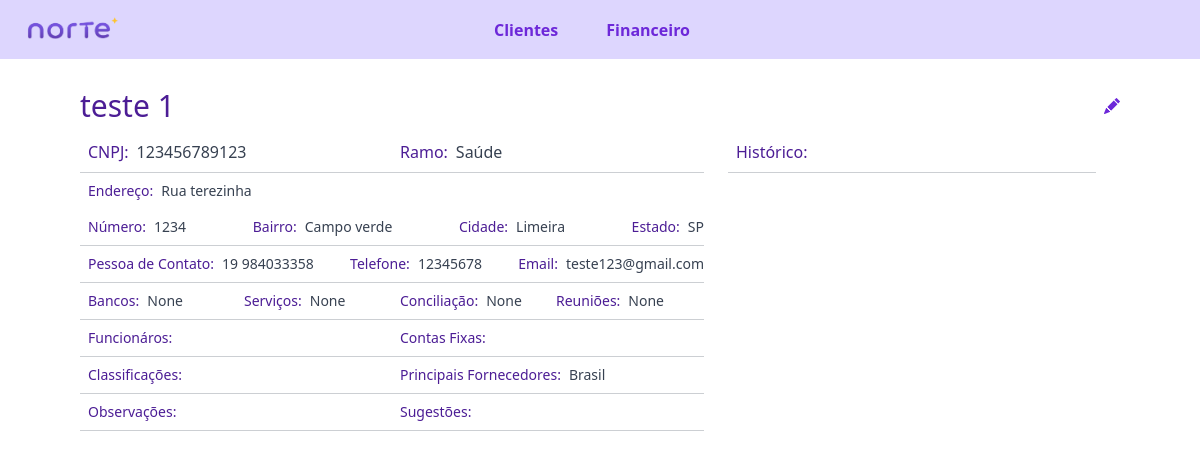
/cliente/1/ (signed in), run on the app's committed database.
### cliente/models.py (models this page shows, shortened)
class cadastro_de_cliente(models.Model):
    tenant = models.ForeignKey(Tenant, null=True, on_delete=models.CASCADE)
    razao_social = models.CharField(max_length=100, null=True, blank=True)
    cnpj = models.CharField(max_length=100, null=True, blank=True)
    logadouro = models.CharField(max_length=100, null=True, blank=True)
    bairro = models.CharField(max_length=100, null=True, blank=True)
    número = models.IntegerField(null=True, blank=True)
    cidade = models.CharField(max_length=100, null=True, blank=True)
    estado = models.CharField(max_length=100, choices=LISTA_ESTADOS, null=True, blank=True)
    pessoa_de_contato = models.CharField(max_length=100, null=True, blank=True)
    telefone = models.CharField(max_length=100, null=True, blank=True)
    email_contato = models.CharField(max_length=100, null=True, blank=True)
    ramo = models.ForeignKey(Ramo, null=True, on_delete=models.SET_NULL)
    ativo = models.BooleanField(default=True)
    bancos_utilizados = models.CharField(max_length=100, null=True, blank=True)
    servicos_contratados = models.CharField(max_length=100, null=True, blank=True)
    responsavel_conciliacao = models.CharField(max_length=100, null=True, blank=True)
    responsavel_apresentacao = models.CharField(max_length=100, null=True, blank=True)
    funcionarios = models.TextField(max_length=500, null=True, blank=True)
    contas_fixas = models.TextField(max_length=500, null=True, blank=True)
    classificacoes = models.TextField(max_length=500, null=True, blank=True)
    principais_fornecedores = models.TextField(max_length=500, null=True, blank=True)
    observacoes = models.TextField(max_length=500, null=True, blank=True)
    sugestoes = models.TextField(max_length=500, null=True, blank=True)
    historico = models.TextField(max_length=500, null=True, blank=True)
    criado_em = models.DateTimeField(auto_now_add=True)
    data_inicio_plano = models.DateTimeField(null=True, blank=True, default=None)
    tempo_plano = models.CharField(max_length=100, null=True, blank=True, default=None)
    data_final_plano = models.DateTimeField(null=True, blank=True, default=None)
    tempo_plano1 = models.CharField(max_length=100, null=True, blank=True, default=None)
    objects = TenantManager()

class Ramo(models.Model):
    nome = models.CharField(max_length=100, null=True, blank=True)
    def __str__(self):
        return self.nome

### cliente/views.py (the view)
# urls.py: path('<int:pk>/', Destalhesclientes.as_view(), name='detalhesclientes'),
class Destalhesclientes(LoginRequiredMixin, DetailView):
    template_name = 'detalhesclientes.html'
    model = cadastro_de_cliente
    context_object_name = 'cliente'

### cliente/templates/detalhesclientes.html (shortened to what this page needs)
{% extends 'base.html' %}
{% block content %}
<main>
    <section>
        <div class="py-20 px-20">
            <div class="flex felx-nowrap justify-between">
                <div><h1 class="text-3xl py-2 text-violet-900">{{ object.razao_social }} {{ object.pk }}</h1></div>
                <div class="content-center">
                    <a href="{% url 'cliente:editarcliente' cliente.pk %}">
                        <button class="bg-transparent text-violet-700 hover:text-black flex flex-nowrap">
                        </button>
                    </a>
                </div>
            </div>
            <div class="grid grid-cols-5">
                <div class="col-start-1 col-span-3">
                    <div class="flex flex-nowrap grid grid-cols-2">
                        <div class="flex flex-nowrap">
                            <div class="content-start py-2 px-2 text-violet-900">CNPJ: </div>
                            <div class="content-start  text-gray-700 py-2">{{ object.cnpj }}</div>
                        </div>
                        <div class="flex flex-nowrap">
                            <div class="content-start py-2 px-2 text-violet-900">Ramo: </div>
                            <div class="content-start text-gray-700 py-2">{{ object.ramo }}</div>
                        </div>
                    </div>
                    <hr>
                    <div class="flex flex-nowrap justify-between">
                         <div class="flex flex-nowrap">
                            <div class="content-start text-sm py-2 px-2 text-violet-900">Endereço: </div>
                            <div class="content-start text-sm text-gray-700 py-2">{{ object.logadouro }}</div>
                         </div>
                    </div>
                    <div class="flex flex-nowrap justify-between">
                         <div class="flex flex-nowrap">
                            <div class="content-start text-sm py-2 px-2 text-violet-900">Número: </div>
                            <div class="content-start text-sm text-gray-700 py-2">{{ object.número }}</div>
                         </div>
                         <div class="flex flex-nowrap">
                             <div class="content-start text-sm py-2 px-2 text-violet-900">Bairro: </div>
                             <div class="content-start text-sm text-gray-700 py-2">{{ object.bairro }}</div>
                         </div>
                         <div class="flex flex-nowrap">
                             <div class="content-start text-sm py-2 px-2 text-violet-900">Cidade: </div>
                             <div class="content-start text-sm text-gray-700 py-2">{{ object.cidade }}</div>
                         </div>
                         <div class="flex flex-nowrap">
                            <div class="content-start text-sm py-2 px-2 text-violet-900">Estado: </div>
                            <div class="content-start text-sm text-gray-700 py-2">{{ object.estado }}</div>
                         </div>
                    </div>
                    <hr>
                    <div class="flex flex-nowrap justify-between">
                        <div class="flex flex-nowrap">
                            <div class="content-start text-sm py-2 px-2 text-violet-900">Pessoa de Contato: </div>
                            <div class="content-start text-sm text-gray-700 py-2">{{ object.pessoa_de_contato }}</div>
                        </div>
                        <div class="flex flex-nowrap">
                            <div class="content-start text-sm py-2 px-2 text-violet-900">Telefone: </div>
                            <div class="content-start text-sm text-gray-700 py-2">{{ object.telefone }}</div>
                        </div>
                        <div class="flex flex-nowrap">
                            <div class="content-start text-sm py-2 px-2 text-violet-900">Email: </div>
                            <div class="content-start text-sm text-gray-700 py-2">{{ object.email_contato }}</div>
                        </div>
                    </div>
                    <hr>
                    <div class="flex flex-nowrap grid grid-cols-4">
                        <div class="flex flex-nowrap">
                            <div class="content-start text-sm py-2 px-2 text-violet-900">Bancos: </div>
                            <div class="content-start text-sm text-gray-700 py-2">{{ object.bancos_utilizados }}</div>
                        </div>
                        <div class="flex flex-nowrap ">
                            <div class="content-start text-sm py-2 px-2 text-violet-900">Serviços: </div>
                            <div class="content-start text-sm text-gray-700 py-2">{{ object.servicos_contratados }}</div>
                        </div>
                        <div class="flex flex-nowrap ">
                            <div class="content-start text-sm py-2 px-2 text-violet-900">Conciliação: </div>
                            <div class="content-start text-sm text-gray-700 py-2">{{ object.responsavel_conciliacao }}</div>
                        </div>
                        <div class="flex flex-nowrap">
                            <div class="content-start text-sm py-2 px-2 text-violet-900">Reuniões: </div>
                            <div class="content-start text-sm text-gray-700 py-2">{{ object.responsavel_apresentacao }}</div>
                        </div>
                    </div>
                    <hr>
                    <div class="flex flex-nowrap justify-between grid grid-cols-2">
                        <div class="flex flex-nowrap">
                            <div class="content-start text-sm py-2 px-2 text-violet-900">Funcionáros: </div>
                        </div>
                        <div class="flex flex-nowrap">
                            <div class="content-start text-sm py-2 px-2 text-violet-900">Contas Fixas: </div>
                        </div>
                    </div>
                    <hr>
                    <div class="flex flex-nowrap justify-between grid grid-cols-2">
                        <div class="flex flex-nowrap">
                            <div class="content-start text-sm py-2 px-2 text-violet-900">Classificações: </div>
                        </div>
                        <div class="flex flex-nowrap">
                            <div class="content-start text-sm py-2 px-2 text-violet-900">Principais Fornecedores: </div>
                            <div class="content-start text-sm text-gray-700 py-2">{{ object.principais_fornecedores }}</div>
                        </div>
                    </div>
                    <hr>
                    <div class="flex flex-nowrap justify-between grid grid-cols-2">
                        <div class="flex flex-nowrap">
                            <div class="content-start text-sm py-2 px-2 text-violet-900">Observações: </div>
                        </div>
                        <div class="flex flex-nowrap">
                            <div class="content-start text-sm py-2 px-2 text-violet-900">Sugestões: </div>
                        </div>
                    </div>
                    <hr>
                </div>
                <div class="px-4 col-start-4 col-span-2">
                    <div class="content-start py-2 px-2 text-violet-900">Histórico:</div>
                    <hr>
                    <div class="content-start px-4 text-sm text-gray-700 py-2">{{ object.historico }}</div>
                </div>
            </div>
        </div>
    </section>
</main>
{% endblock %}

### templates/base.html (shortened to what this page needs)
<!DOCTYPE html>
{% load static %}
<html lang="pt">
<head>
    <link href="https://cdn.jsdelivr.net/npm/bootstrap@5.3.3/dist/css/bootstrap.min.css" rel="stylesheet">
    <link rel="stylesheet" href="{% static 'css/style.css' %}" />
    <script src="https://cdn.tailwindcss.com"></script>
</head>
<body class="text-gray-700 font-sans z-100">
     {% include 'navbar.html' %}
    {% block content %}{% endblock %}
</body>
</html>

### templates/navbar.html (shortened to what this page needs)
{% load static %}
<nav class="w-full flex bg-violet-200 items-center py-2 px-4 fixed z-50">
    <div class="w-1/12 py-2">
        <a href="{% url 'financeiro:financeiro' %}">
            <img src="{% static 'images/norte.png' %}">
        </a>
    </div>
    {% if user.is_authenticated %}
        <div class="w-10/12 flex flex-nowrap justify-center py-2 mr-2 content-center">
            <div class="px-4 text-violet-700 font-semibold hover:text-black"><a href="{% url 'cliente:cliente' %}"><button> Clientes</button></a></div>
            <div class="px-4 text-violet-700 font-semibold hover:text-black"><a href="{% url 'financeiro:financeiro' %}"><button> Financeiro</button></a></div>
        </div>
        <div class="w-1/12 flex flex-nowrap justify-end py-2 mr-2 content-center">
        </div>
    {% endif %}
</nav>

### data on the page
cadastro_de_cliente: razao_social "teste", pk "1", cnpj "123456789123", ramo "Saúde", logadouro "Rua terezinha", número "1234", bairro "Campo verde", cidade "Limeira", estado "SP", pessoa_de_contato "19 984033358", telefone "12345678", email_contato "teste123@gmail.com", bancos_utilizados "None", servicos_contratados "None", responsavel_conciliacao "None", responsavel_apresentacao "None", principais_fornecedores "Brasil"
